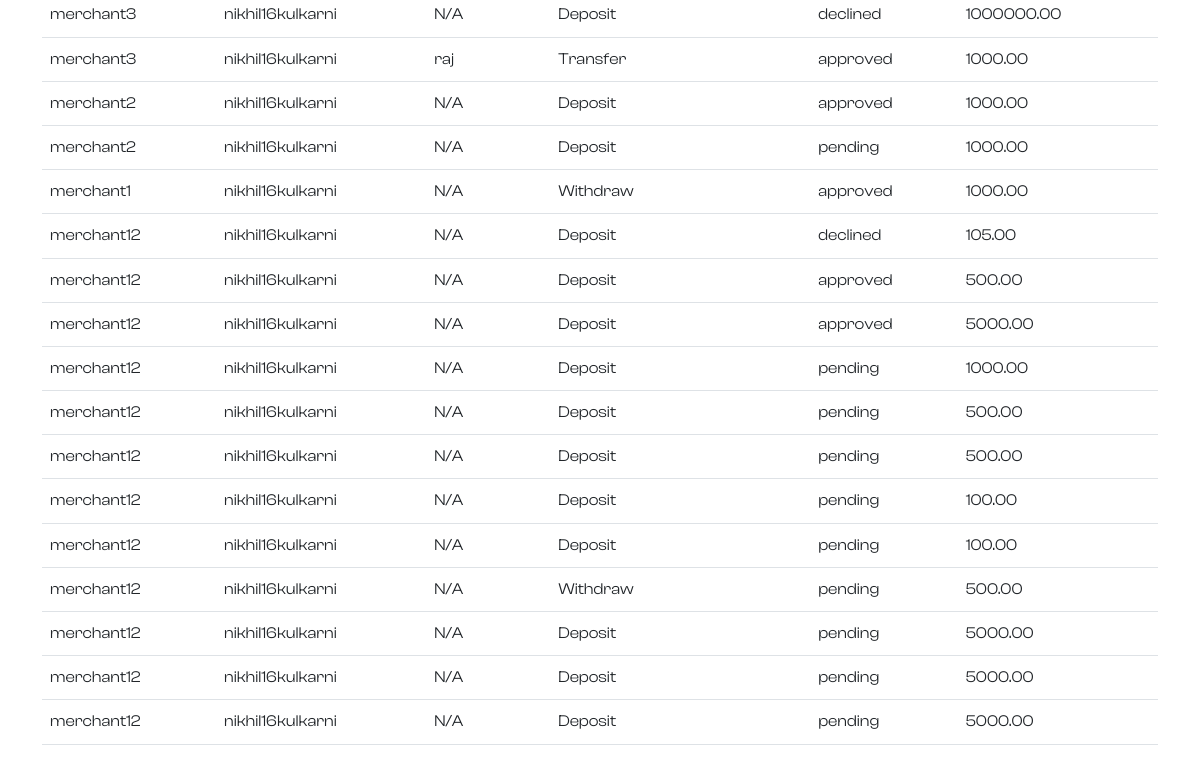
Before: /user_transactions (signed in, lower part) with the older database file.
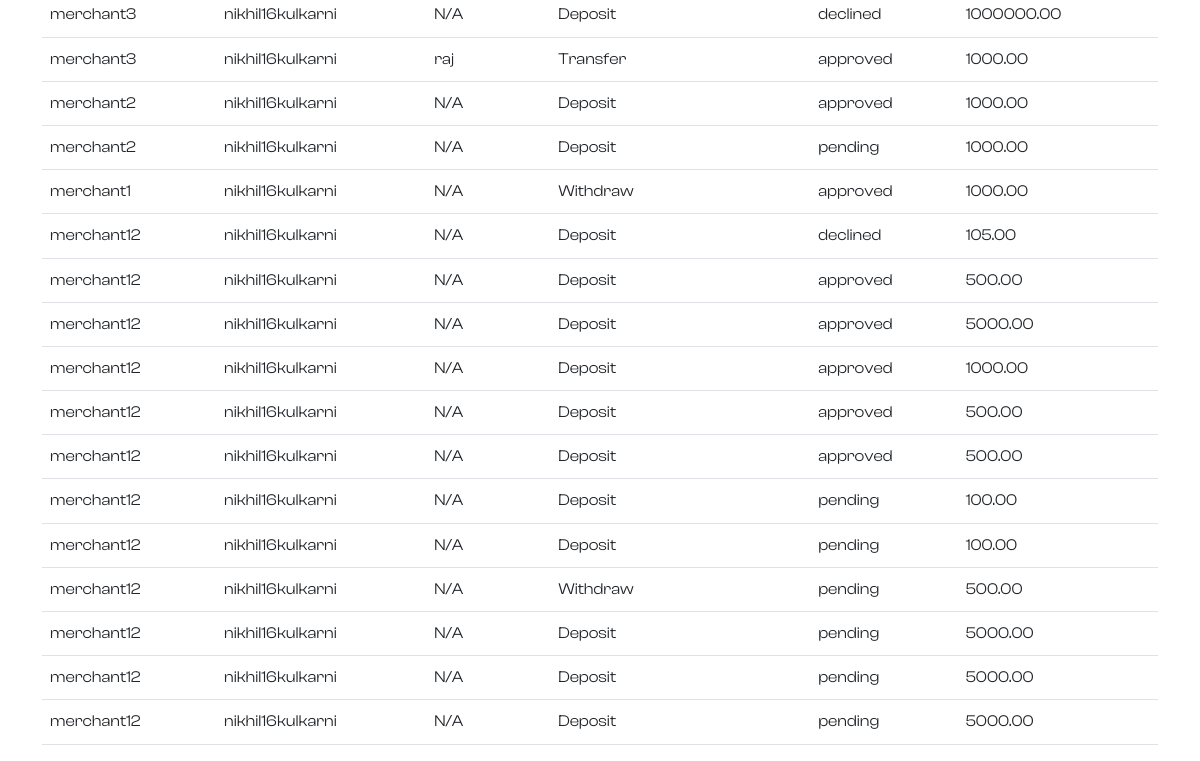
After: the same page with the newer database file.
### users/models.py (models this page shows, shortened)
class PaymentRequest(models.Model):
    TRANSACTION_CHOICES = [
        ('deposit', 'Deposit'),
        ('withdraw', 'Withdraw'),
        ('transfer', 'Transfer')
    ]
    merchant = models.ForeignKey(BankingUser, on_delete=models.CASCADE, related_name='submitted_payments')
    transaction_type = models.CharField(max_length=8, choices=TRANSACTION_CHOICES)
    client1 = models.ForeignKey(BankingUser, on_delete=models.CASCADE, related_name='client1_payments')
    client2 = models.ForeignKey(BankingUser, on_delete=models.CASCADE, related_name='client2_payments', null=True, blank=True)
    amount = models.DecimalField(max_digits=10, decimal_places=2)
    otp = models.CharField(max_length=6, blank=True)
    otp_verified = models.BooleanField(default=False)
    transaction_approved = models.BooleanField(default=False)
    status = models.CharField(max_length=20, choices=[('pending', 'Pending'), ('approved', 'Approved'), ('declined', 'Declined')], default='pending')
    awaiting_internal_approval = models.BooleanField(default=False)

class BankingUser(models.Model):
    User_types = {
        'iu_re': 'Regular Employee',
        'iu_sm': 'System Manager',
        'iu_sa': 'System Administrator',
        'eu_cust': 'Customer',
        'eu_mo': 'Merchant/Organization',
    }
    modification_status = {
        'pending': 'Waiting for Approval',
        'rejected': 'Rejected',
        'approved': 'Approved'
    }
    requesting_deletion = {
        'yes': 'Yes',
        'no': 'No'
    }
    user = models.OneToOneField(User, on_delete = models.CASCADE, related_name = 'user')
    usertype = models.CharField(max_length = 256, choices = User_types)
    dob = models.DateField(default = None, blank = True, null = True)
    mobile_number = models.CharField(max_length = 256, default=None, blank=True, null = True)
    street_address = models.CharField(max_length = 512, default=None, blank=True, null = True)
    city = models.CharField(max_length = 128, default=None, blank=True, null = True)
    state = models.CharField(max_length = 128, default=None, blank=True, null = True)
    zip_code = models.CharField(max_length = 10, default=None, blank=True, null = True)
    country = models.CharField(max_length = 256, default=None, blank=True, null = True)
    account_created = models.DateTimeField(auto_now_add = True, null = True)
    user_handler = models.ForeignKey("BankingUser", on_delete = models.CASCADE, related_name = 'internal_user', blank=True, null = True)
    pd_modification_status = models.CharField(max_length = 128, choices = modification_status, blank=True, null = True)
    pd_modified = models.DateTimeField(auto_now = True, blank=True, null = True)
    deletion = models.CharField(max_length = 128, choices = requesting_deletion, blank=True, null = True, default = 'no')
    deletion_status = models.CharField(max_length = 128, choices = modification_status, blank=True, null = True)

### users/views.py (the view)
# urls.py: path('user_transactions',views.user_transactions,name='user_transactions'),
@login_required
def user_transactions(request):
    user_pk = request.user.pk
    try:
        banking_user = BankingUser.objects.get(user__pk=user_pk)
        account_balance = Account.objects.filter(banking_user=banking_user).first().account_bal if Account.objects.filter(banking_user=banking_user).exists() else 0
        user_transactions = Transactions.objects.filter(
            from_account__banking_user=banking_user
        ) | Transactions.objects.filter(
            to_account__banking_user=banking_user
        )
        user_transactions = user_transactions.order_by('-initiated')
        payment_requests = PaymentRequest.objects.filter(
            client1=banking_user
        ) | PaymentRequest.objects.filter(
            client2=banking_user
        )
        payment_requests = payment_requests.order_by('-id')
        context = {
            'transactions': user_transactions,
            'account_balance': account_balance,
            'payment_requests': payment_requests,
        }
        return render(request, 'users/user_transactions.html', context)
    except BankingUser.DoesNotExist:
        messages.error(request, "Something went wrong.")
        return HttpResponseRedirect(request.META.get('HTTP_REFERER', '/'))

### users/models.py (called while the page is built)
    def __str__(self):
        return self.banking_user.user.first_name + '-' + self.account_type

### users/templates/users/user_transactions.html (shortened to what this page needs)
{% extends 'users/base.html' %}
{% load static %}
{% block content %}
<!DOCTYPE html>
<html lang="en">
<head>
    <link rel="stylesheet" href="../../static/users/asset/css/user_transactions.css">
</head>
<body>
    <div class="container mt-5">
<table class="table">
    <tbody>
        {% for request in payment_requests %}
        <tr>
            <td>{{ request.merchant.user.username }}</td>
            <td>{{ request.client1.user.username }}</td>
            <td>{% if request.client2 %}
                    {{ request.client2.user.username }}
                {% else %}
                    N/A
                {% endif %}
            </td>
            <td>{{ request.get_transaction_type_display }}</td>
            <td>{{ request.status }}</td>
            <td>{{ request.amount }}</td>
        </tr>
        {% empty %}
        <tr>
            <td colspan="6">No payment requests found.</td>
        </tr>
        {% endfor %}
    </tbody>
</table>
</div>
</body>
</html>
{% endblock %}

Changed rows visible on the page:
changed PaymentRequest (number 9 of 17 on the later page): status "pending" → "approved"
changed PaymentRequest (number 10 of 17 on the later page): status "pending" → "approved"
changed PaymentRequest (number 11 of 17 on the later page): status "pending" → "approved"
